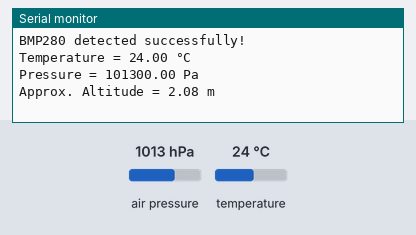
Bench run of a sketch on a simulated ESP32. Shown: the last lines printed to the serial monitor. The inputs (shaded band) are chosen by the test bench; at power-on: air pressure 1013 hPa, temperature 24 °C.

Above: at 2.2 s.
2.3 s: air pressure set to 952 hPa
At 3.6 s:
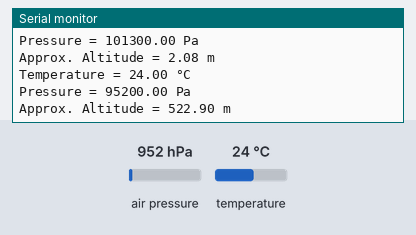
3.8 s: temperature set to 12 °C
At 5.2 s:
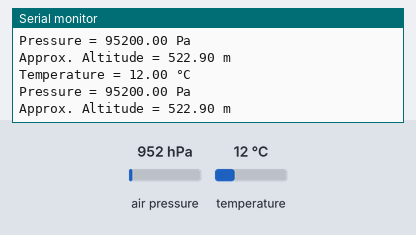
5.3 s: air pressure set to 975 hPa
At 8.4 s:
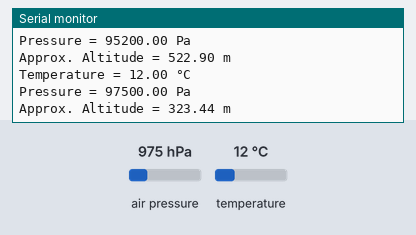
Timing chart, 0 to 9.9 s (numbered marks = the images above; inputs shaded):
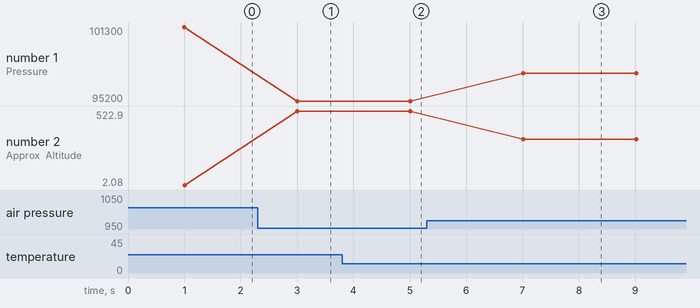

The sketch:

BMP280.ino
```cpp
#include <Wire.h>
#include <Adafruit_BMP280.h>

// Create BMP280 object
Adafruit_BMP280 bmp;

void setup() {
  Serial.begin(115200);
  delay(1000); // Give time for Serial Monitor to start

  // Initialize I2C with custom ESP32 pins
  Wire.begin(21, 22); // SDA = GPIO21, SCL = GPIO22

  // Try to initialize BMP280 with correct address
  if (!bmp.begin(0x76)) {
    Serial.println("BMP280 not found at 0x76. Check wiring or try 0x77.");
    while (true); // Stop if sensor not found
  }

  Serial.println("BMP280 detected successfully!");
}

void loop() {
  // Read and print temperature
  Serial.print("Temperature = ");
  Serial.print(bmp.readTemperature());
  Serial.println(" °C");

  // Read and print pressure
  Serial.print("Pressure = ");
  Serial.print(bmp.readPressure());
  Serial.println(" Pa");

  // Optional: Read altitude (requires known sea level pressure)
  Serial.print("Approx. Altitude = ");
  Serial.print(bmp.readAltitude(1013.25)); // Update with your local sea level pressure
  Serial.println(" m");

  delay(2000); // Wait 2 seconds before next reading
}
```

Measured:
- after the input at 2.3 s, the serial monitor: prints a new line after 0.71 s (image 1)
- after the input at 3.8 s, the serial monitor: prints a new line after 1.2 s (image 2)
- after the input at 5.3 s, the serial monitor: prints a new line after 1.7 s (image 3)
- plotted number 1: 101300 → 95200 after the input at 2.3 s, 95200 → 97500 after the input at 5.3 s
- plotted number 2: 2.08 → 522.9 after the input at 2.3 s, 522.9 → 323.44 after the input at 5.3 s
